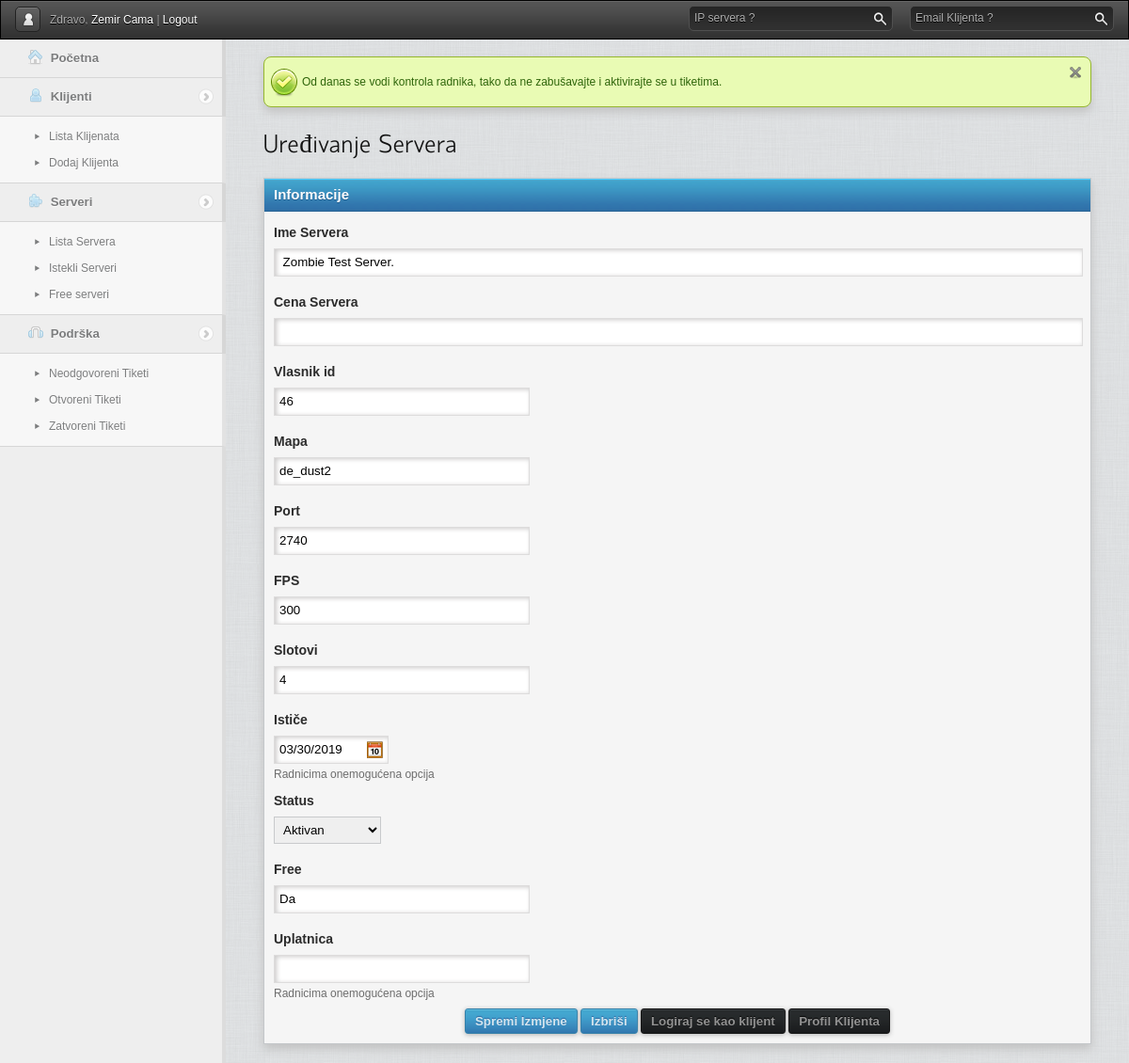
Before: /gpanel/csafasfasfas/admin.php?page=serveri&akcija=uredi&id=121 (signed in) with the older database file.
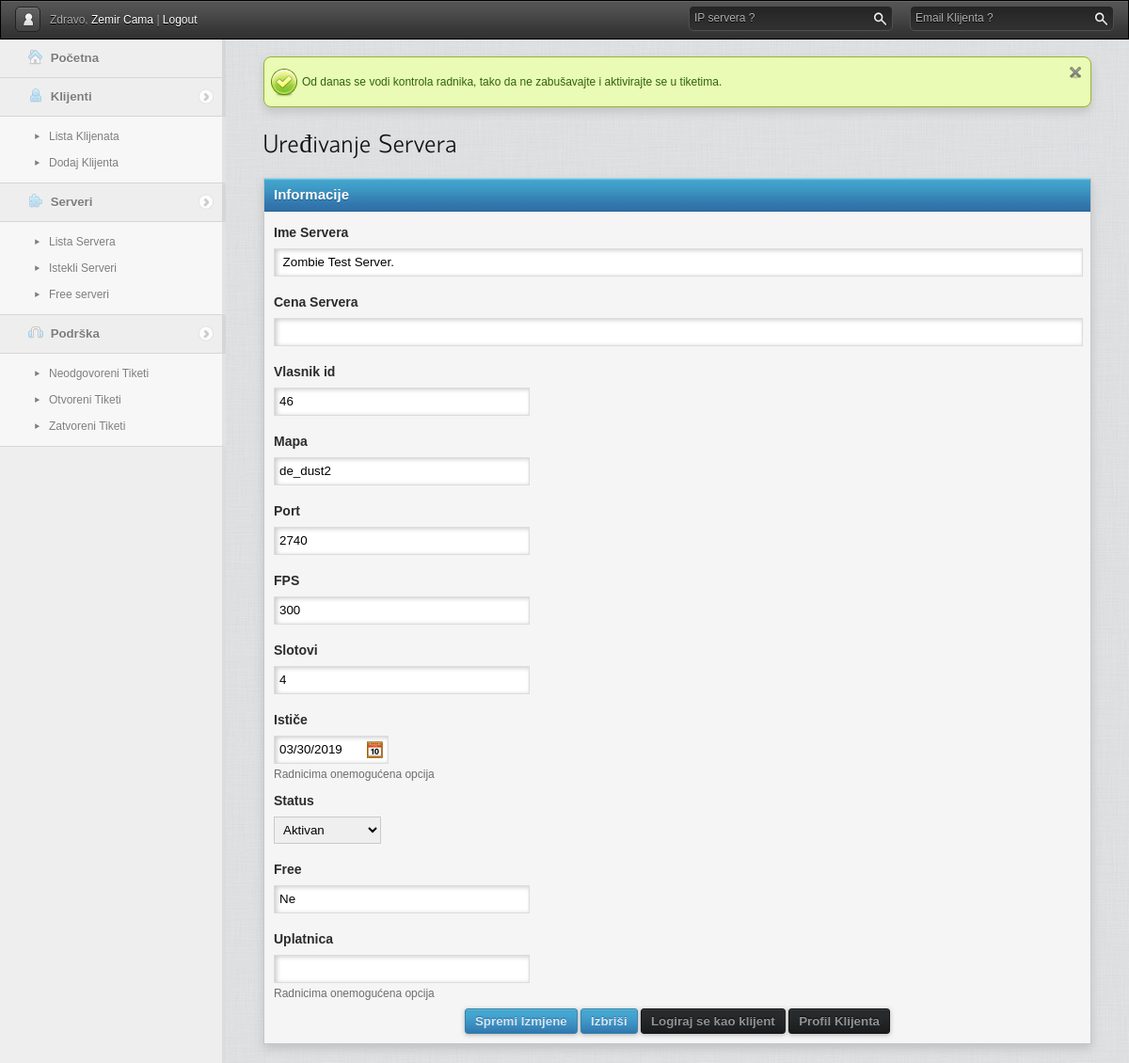
After: the same page with the newer database file.
### tables this page shows
CREATE TABLE `serveri` (
  `id` int(11) NOT NULL AUTO_INCREMENT,
  `user_id` int(11) NOT NULL,
  `box_id` int(11) NOT NULL,
  `ip_id` int(11) NOT NULL,
  `name` text NOT NULL,
  `mod` text NOT NULL,
  `map` text NOT NULL,
  `port` text NOT NULL,
  `fps` int(11) NOT NULL DEFAULT '300',
  `slotovi` int(11) NOT NULL,
  `username` text NOT NULL,
  `password` text NOT NULL,
  `istice` date NOT NULL,
  `status` text NOT NULL,
  `startovan` int(11) NOT NULL DEFAULT '0',
  `free` text,
  `uplatnica` text,
  PRIMARY KEY (`id`)
);

### gpanel/includes/libs/sysplugins/smarty_internal_data.php (called while the page is built, shortened)
<?php
class Smarty_Internal_Data {
    public function getVariable($_variable, $_ptr = null, $search_parents = true, $error_enable = true)
    {
        if ($_ptr === null) {
            $_ptr = $this;
        } while ($_ptr !== null) {
            if (isset($_ptr->tpl_vars[$_variable])) {
                return $_ptr->tpl_vars[$_variable];
            }
            if ($search_parents) {
                $_ptr = $_ptr->parent;
            } else {
                $_ptr = null;
            }
        }
        if ($this->smarty->error_unassigned && $error_enable) {
            throw new SmartyException('Undefined Smarty variable "' . $_variable . '"');
        } else {
            return new Undefined_Smarty_Variable;
        }
    }
}
class Smarty_Variable {
    public function __construct ($value = null, $nocache = false, $scope = Smarty::SCOPE_LOCAL)
    {
        $this->value = $value;
    }
}
?>

### gpanel/cache/template_c/de464c0ab0a1f8dc330bc7441c8379c5ddf8a501.file.uredi_server.tpl.php (the view, shortened to what the changed rows need)
<?php if(!defined('SMARTY_DIR')) exit('no direct access allowed');
$_smarty_tpl->decodeProperties(array (
  'file_dependency' =>
  array (
    'de464c0ab0a1f8dc330bc7441c8379c5ddf8a501' =>
    array (
      0 => 'template/uredi_server.tpl',
      1 => 1440795712,
      2 => 'file',
    ),
  ),
  'nocache_hash' => '14724259145a51629386d3d9-94524688',
  'function' =>
  array (
  ),
  'has_nocache_code' => false,
)); ?>
<div id="content">
<h1>Uređivanje Servera</h1>
<div class="bloc">
    <div class="title">
        Informacije
    </div>
    <div class="content">
       <form action="" method="post">
        <div class="input long">
            <label for="ime">Ime Servera</label>
            <input type="text" name="ime" id="ime" value="<?php echo $_smarty_tpl->getVariable('ime')->value;?>
" />
        </div>
        <div class="input long">
            <label for="ime">Cena Servera</label>
            <input type="text" name="cena" id="cena" value="<?php echo $_smarty_tpl->getVariable('cena')->value;?>
" />
        </div>
        <div class="input">
            <label for="vlasnik">Vlasnik id</label>
            <input type="text" name="vlasnik" id="vlasnik" value="<?php echo $_smarty_tpl->getVariable('vlasnik')->value;?>
" />
        </div>
        <div class="input">
            <label for="mapa">Mapa</label>
            <input type="text" name="mapa" id="mapa" value="<?php echo $_smarty_tpl->getVariable('mapa')->value;?>
" />
        </div>
        <div class="input">
            <label for="port">Port</label>
            <input type="text" name="port" id="port" value="<?php echo $_smarty_tpl->getVariable('port')->value;?>
" />
        </div>
        <div class="input">
            <label for="fps">FPS</label>
            <input type="text" name="fps" id="fps" value="<?php echo $_smarty_tpl->getVariable('fps')->value;?>
" />
        </div>
        <?php if ($_smarty_tpl->getVariable('admin')->value['status']=="support"){?>
        <div class="input">
            <label for="slotovi">Slotovi</label>
            <input type="text" name="slotovi" readonly="readonly" id="slotovi" value="<?php echo $_smarty_tpl->getVariable('slotovi')->value;?>
" />
        </div>
		<?php }?>
		<?php if ($_smarty_tpl->getVariable('admin')->value['status']=="support"){?>
        <div class="input">
            <label for="istice">Ističe</label>
            <input type="text" class="datepickerr" readonly="readonly" name="istice" value="<?php echo $_smarty_tpl->getVariable('istice')->value;?>
" id="istice"/>Radnicima onemogućena opcija
        </div>
		<?php }?>
        <div class="input">
            <label for="status">Status</label>
            <select name="status" id="status">
                <option value="Aktivan">Aktivan</option>
            </select>
        </div>
		<?php if ($_smarty_tpl->getVariable('admin')->value['status']=="support"){?>
        <div class="input">
            <label for="free">Free</label>
            <input type="text" readonly="readonly" name="free" value="<?php if ($_smarty_tpl->getVariable('free')->value=='1'){?>Da<?php }else{ ?>Ne<?php }?>" id="free" />
        </div>
		<?php }?>
        <div class="input">
            <label for="uplatnica">Uplatnica</label>
            <input type="text" <?php if ($_smarty_tpl->getVariable('admin')->value['status']=="support"){?>readonly="readonly" <?php }?>name="uplatnica" id="uplatnica" value="<?php echo $_smarty_tpl->getVariable('uplatnica')->value;?>
" />Radnicima onemogućena opcija
        </div>
        <div class="submit">
            <center>
            <input type="submit" name="spremi_izmjene" value="Spremi Izmjene" />
            <input type="reset" value="Izbriši" onclick="document.location = 'admin.php?page=serveri&akcija=lista&brisi=<?php echo $_smarty_tpl->getVariable('id')->value;?>
';" />
            <input type="reset" class="black" value="Logiraj se kao klijent" onclick="window.open('<?php echo $_smarty_tpl->getVariable('link')->value;?>
index.php?support=<?php echo $_smarty_tpl->getVariable('user_id')->value;?>
');" />
            <input type="reset" class="black" value="Profil Klijenta" onclick="document.location = '<?php echo $_smarty_tpl->getVariable('link')->value;?>
admin/admin.php?page=klijenti&akcija=pregled&id=<?php echo $_smarty_tpl->getVariable('user_id')->value;?>
';" />
            </center>
        </div>
        </form>
        </div>
    </div>
</div>

Changed rows visible on the page:
changed serveri "Zombie Test Server.": free "Da" → "Ne"
